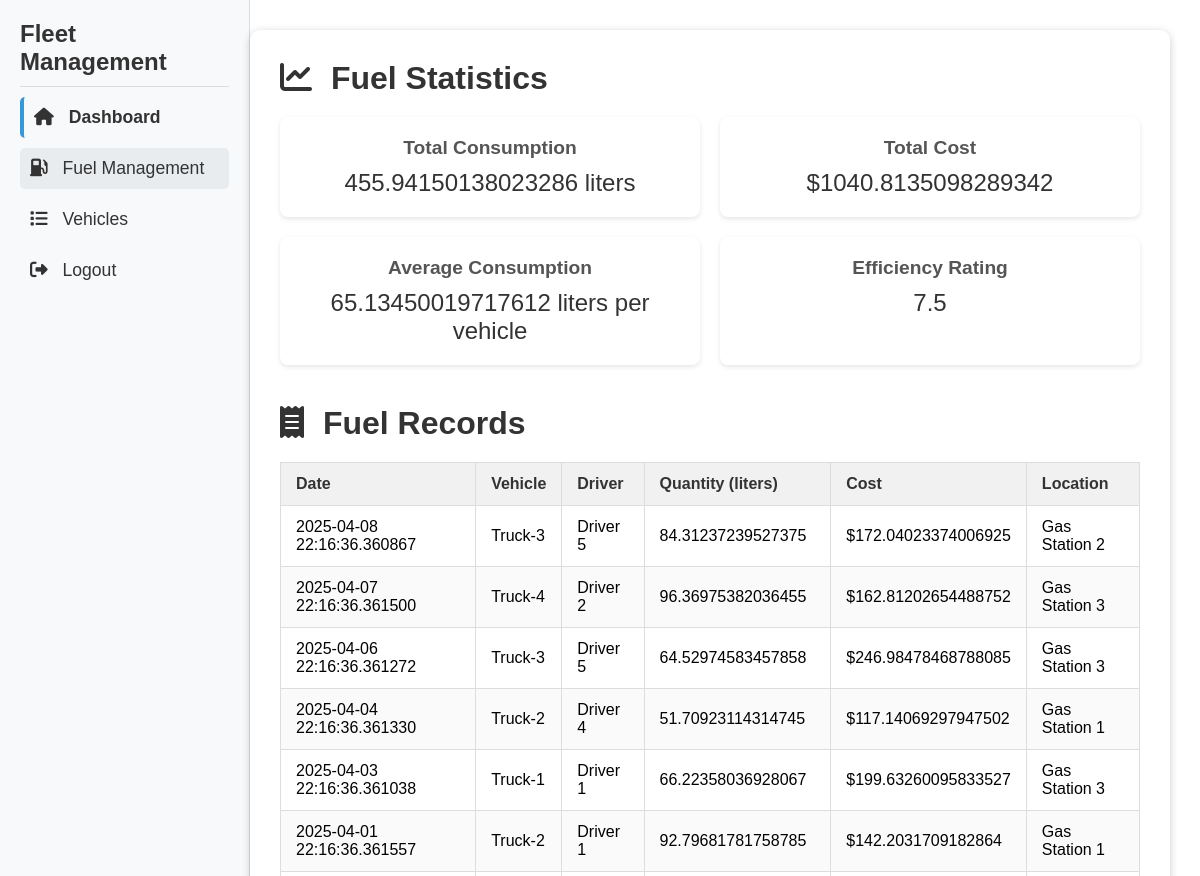
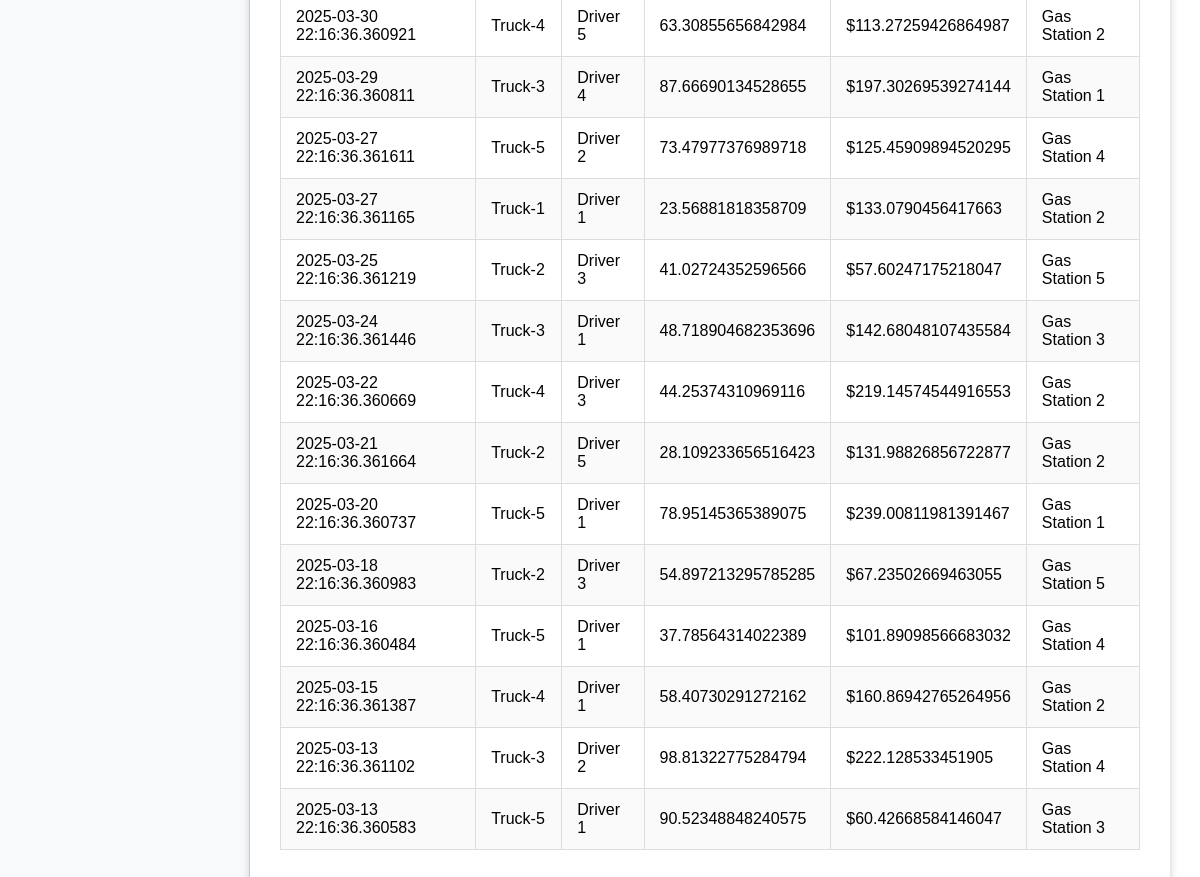
The page /fuel-management (signed in) on the database its author committed (2 pictures, top to bottom).
### app.py (models this page shows)
class FuelRecord(db.Model):
    id = db.Column(db.Integer, primary_key=True)
    vehicle_id = db.Column(db.Integer, db.ForeignKey('vehicle.id'))
    driver_id = db.Column(db.Integer, db.ForeignKey('driver.id'))
    date = db.Column(db.DateTime, default=datetime.utcnow)
    quantity = db.Column(db.Float)
    cost = db.Column(db.Float)
    location = db.Column(db.String(200))
    created_at = db.Column(db.DateTime, default=datetime.utcnow)

class Vehicle(db.Model):
    id = db.Column(db.Integer, primary_key=True)
    name = db.Column(db.String(80), nullable=False)
    vehicle_type = db.Column(db.String(50), nullable=False, default='Truck')  # New field
    model = db.Column(db.String(100))  # New field
    year = db.Column(db.Integer)  # New field
    current_location = db.Column(db.String(200))
    latitude = db.Column(db.Float)
    longitude = db.Column(db.Float)
    fuel_level = db.Column(db.Float, default=100.0)
    status = db.Column(db.String(50), default='active')
    last_maintenance = db.Column(db.DateTime)
    tank_capacity = db.Column(db.Float, default=100.0)
    maintenance_records = db.relationship('MaintenanceRecord', backref='vehicle', lazy=True)
    fuel_records = db.relationship('FuelRecord', backref='vehicle', lazy=True)
    created_at = db.Column(db.DateTime, default=datetime.utcnow)
    updated_at = db.Column(db.DateTime, default=datetime.utcnow, onupdate=datetime.utcnow)
    image_url = db.Column(db.String(500))  # New field for vehicle image

class Driver(db.Model):
    id = db.Column(db.Integer, primary_key=True)
    name = db.Column(db.String(80), nullable=False)
    license_number = db.Column(db.String(50), unique=True)
    performance_rating = db.Column(db.Float, default=7.0)
    speed_score = db.Column(db.Float, default=7.0)
    braking_score = db.Column(db.Float, default=7.0)
    safety_rating = db.Column(db.String(20), default='Good')
    vehicle_id = db.Column(db.Integer, db.ForeignKey('vehicle.id'))
    fuel_records = db.relationship('FuelRecord', backref='driver', lazy=True)
    created_at = db.Column(db.DateTime, default=datetime.utcnow)
    updated_at = db.Column(db.DateTime, default=datetime.utcnow, onupdate=datetime.utcnow)

### app.py (the view)
@app.route('/fuel-management')
@login_required
def fuel_management():
    vehicles = Vehicle.query.all()
    drivers = Driver.query.all()
    fuel_records = FuelRecord.query.order_by(FuelRecord.date.desc()).all()
    current_month = datetime.utcnow().replace(day=1, hour=0, minute=0, second=0, microsecond=0)
    month_records = [r for r in fuel_records if r.date >= current_month]
    total_fuel_consumption = sum(record.quantity for record in month_records)
    total_fuel_cost = sum(record.cost for record in month_records)
    avg_consumption = total_fuel_consumption / len(vehicles) if vehicles else 0
    efficiency_rating = 7.5  # This should be calculated based on actual metrics
    return render_template('fuel_management.html',
                         vehicles=vehicles,
                         drivers=drivers,
                         fuel_records=fuel_records,
                         total_fuel_consumption=total_fuel_consumption,
                         total_fuel_cost=total_fuel_cost,
                         avg_consumption=avg_consumption,
                         efficiency_rating=efficiency_rating)

### app.py (called while the page is built)
@login_manager.user_loader
def load_user(user_id):
    return User.query.get(int(user_id))

### templates/fuel_management.html (shortened to what this page needs)
<!DOCTYPE html>
<html lang="en">
<head>
  <link rel="stylesheet" href="{{ url_for('static', filename='css/fuel_management.css') }}"><link rel="stylesheet" href="https://cdnjs.cloudflare.com/ajax/libs/font-awesome/6.4.0/css/all.min.css"/>
</head>
<body>
  <div class="fuel-container">
    <aside class="sidebar">
      <div class="sidebar-header">
        <h2>Fleet Management</h2>
      </div>
      <hr class="sidebar-divider">
      <ul class="sidebar-menu">
        <li>
          <a href="/dashboard">
            <i class="fa-solid fa-home"></i> Dashboard
          </a>
        </li>
        <li class="active">
          <a href="/fuel-management">
            <i class="fa-solid fa-gas-pump"></i> Fuel Management
          </a>
        </li>
        <li>
          <a href="/vehicles">
            <i class="fa-solid fa-list"></i> Vehicles
          </a>
        </li>
        <li>
          <a href="/logout">
            <i class="fa-solid fa-right-from-bracket"></i> Logout
          </a>
        </li>
      </ul>
    </aside>
    <main class="content">
      <section class="fuel-statistics">
        <h2><i class="fa-solid fa-chart-line"></i> Fuel Statistics</h2>
        <div class="stats">
          <div class="stat-box">
            <h3>Total Consumption</h3>
            <p>{{ total_fuel_consumption }} liters</p>
          </div>
          <div class="stat-box">
            <h3>Total Cost</h3>
            <p>${{ total_fuel_cost }}</p>
          </div>
          <div class="stat-box">
            <h3>Average Consumption</h3>
            <p>{{ avg_consumption }} liters per vehicle</p>
          </div>
          <div class="stat-box">
            <h3>Efficiency Rating</h3>
            <p>{{ efficiency_rating }}</p>
          </div>
        </div>
      </section>
      <section class="fuel-records">
        <h2><i class="fa-solid fa-receipt"></i> Fuel Records</h2>
        <table class="records-table">
          <thead>
            <tr>
              <th>Date</th>
              <th>Vehicle</th>
              <th>Driver</th>
              <th>Quantity (liters)</th>
              <th>Cost</th>
              <th>Location</th>
            </tr>
          </thead>
          <tbody>
            {% for record in fuel_records %}
            <tr>
              <td>{{ record.date }}</td>
              <td>{{ record.vehicle.name }}</td>
              <td>{{ record.driver.name }}</td>
              <td>{{ record.quantity }}</td>
              <td>${{ record.cost }}</td>
              <td>{{ record.location }}</td>
            </tr>
            {% endfor %}
          </tbody>
        </table>
      </section>
    </main>
  </div>
</body>
</html>

### static/css/fuel_management.css (style rules this page uses)
* { margin: 0; padding: 0; box-sizing: border-box; }
body { font-family: Arial, sans-serif; background: url('../images/general-bg.jpg') no-repeat center center fixed; background-size: cover; position: relative; }
body::before { content: ""; position: fixed; top: 0; left: 0; right: 0; bottom: 0; background: inherit; filter: blur(8px); -webkit-filter: blur(8px); z-index: -1; opacity: 0.6; }
.sidebar { position: fixed; top: 0; left: 0; bottom: 0; width: 250px; background-color: #f8f9fa; color: #333; padding: 20px; border-right: 1px solid #ddd; overflow-y: auto; }
.sidebar-header h2 { font-size: 1.5rem; margin-bottom: 10px; }
.sidebar-divider { border: none; border-top: 1px solid #ddd; margin: 10px 0; }
.sidebar-menu { list-style: none; padding: 0; }
.sidebar-menu li { margin: 10px 0; }
.sidebar-menu li a { color: #333; text-decoration: none; font-size: 1.1rem; display: block; padding: 10px; border-radius: 5px; transition: background 0.3s; }
.sidebar-menu li a i { margin-right: 10px; }
.sidebar-menu li.active a, .sidebar-menu li a:hover { background-color: #e9ecef; }
.sidebar-menu li:first-child a { font-weight: bold; border-left: 4px solid #3498db; }
.content { margin-left: 250px; padding: 30px; margin-top: 30px; margin-right: 30px; background: rgba(255, 255, 255, 0.3); backdrop-filter: blur(10px); -webkit-backdrop-filter: blur(10px); border-radius: 10px; box-shadow: 0 2px 8px rgba(0, 0, 0, 0.2); }
.fuel-statistics { margin-bottom: 40px; }
.fuel-statistics h2 { font-size: 2rem; color: #333; margin-bottom: 20px; }
.fuel-statistics h2 i { margin-right: 10px; }
.stats { display: flex; gap: 20px; flex-wrap: wrap; }
.stat-box { background: #fff; flex: 1 1 calc(50% - 20px); padding: 20px; border-radius: 8px; box-shadow: 0 2px 5px rgba(0, 0, 0, 0.1); text-align: center; }
.stat-box h3 { font-size: 1.2rem; margin-bottom: 10px; color: #555; }
.stat-box p { font-size: 1.5rem; color: #333; }
.fuel-records { margin-bottom: 20px; }
.fuel-records h2 { font-size: 2rem; color: #333; margin-bottom: 20px; }
.fuel-records h2 i { margin-right: 10px; }
.records-table { width: 100%; border-collapse: collapse; }
.records-table th, .records-table td { padding: 12px 15px; border: 1px solid #ddd; text-align: left; }
.records-table thead { background-color: #f1f1f1; }
.records-table tbody tr:nth-child(even) { background-color: #fafafa; }
.records-table th { font-weight: bold; color: #333; }

### rows shown on the page
FuelRecord: date "2025-04-08 22:16:36.360867", vehicle.name "Truck-3", driver.name "Driver 5", quantity "84.31237239527375", cost "172.04023374006925", location "Gas Station 2"
FuelRecord: date "2025-04-07 22:16:36.361500", vehicle.name "Truck-4", driver.name "Driver 2", quantity "96.36975382036455", cost "162.81202654488752", location "Gas Station 3"
FuelRecord: date "2025-04-06 22:16:36.361272", vehicle.name "Truck-3", driver.name "Driver 5", quantity "64.52974583457858", cost "246.98478468788085", location "Gas Station 3"
FuelRecord: date "2025-04-04 22:16:36.361330", vehicle.name "Truck-2", driver.name "Driver 4", quantity "51.70923114314745", cost "117.14069297947502", location "Gas Station 1"
FuelRecord: date "2025-04-03 22:16:36.361038", vehicle.name "Truck-1", driver.name "Driver 1", quantity "66.22358036928067", cost "199.63260095833527", location "Gas Station 3"
FuelRecord: date "2025-04-01 22:16:36.361557", vehicle.name "Truck-2", driver.name "Driver 1", quantity "92.79681781758785", cost "142.2031709182864", location "Gas Station 1"
FuelRecord: date "2025-03-30 22:16:36.360921", vehicle.name "Truck-4", driver.name "Driver 5", quantity "63.30855656842984", cost "113.27259426864987", location "Gas Station 2"
FuelRecord: date "2025-03-29 22:16:36.360811", vehicle.name "Truck-3", driver.name "Driver 4", quantity "87.66690134528655", cost "197.30269539274144", location "Gas Station 1"
FuelRecord: date "2025-03-27 22:16:36.361611", vehicle.name "Truck-5", driver.name "Driver 2", quantity "73.47977376989718", cost "125.45909894520295", location "Gas Station 4"
FuelRecord: date "2025-03-27 22:16:36.361165", vehicle.name "Truck-1", driver.name "Driver 1", quantity "23.56881818358709", cost "133.0790456417663", location "Gas Station 2"
FuelRecord: date "2025-03-25 22:16:36.361219", vehicle.name "Truck-2", driver.name "Driver 3", quantity "41.02724352596566", cost "57.60247175218047", location "Gas Station 5"
FuelRecord: date "2025-03-24 22:16:36.361446", vehicle.name "Truck-3", driver.name "Driver 1", quantity "48.718904682353696", cost "142.68048107435584", location "Gas Station 3"
FuelRecord: date "2025-03-22 22:16:36.360669", vehicle.name "Truck-4", driver.name "Driver 3", quantity "44.25374310969116", cost "219.14574544916553", location "Gas Station 2"
FuelRecord: date "2025-03-21 22:16:36.361664", vehicle.name "Truck-2", driver.name "Driver 5", quantity "28.109233656516423", cost "131.98826856722877", location "Gas Station 2"
FuelRecord: date "2025-03-20 22:16:36.360737", vehicle.name "Truck-5", driver.name "Driver 1", quantity "78.95145365389075", cost "239.00811981391467", location "Gas Station 1"
FuelRecord: date "2025-03-18 22:16:36.360983", vehicle.name "Truck-2", driver.name "Driver 3", quantity "54.897213295785285", cost "67.23502669463055", location "Gas Station 5"
FuelRecord: date "2025-03-16 22:16:36.360484", vehicle.name "Truck-5", driver.name "Driver 1", quantity "37.78564314022389", cost "101.89098566683032", location "Gas Station 4"
FuelRecord: date "2025-03-15 22:16:36.361387", vehicle.name "Truck-4", driver.name "Driver 1", quantity "58.40730291272162", cost "160.86942765264956", location "Gas Station 2"
FuelRecord: date "2025-03-13 22:16:36.361102", vehicle.name "Truck-3", driver.name "Driver 2", quantity "98.81322775284794", cost "222.128533451905", location "Gas Station 4"
FuelRecord: date "2025-03-13 22:16:36.360583", vehicle.name "Truck-5", driver.name "Driver 1", quantity "90.52348848240575", cost "60.42668584146047", location "Gas Station 3"

### other values the page prints
{{ total_fuel_consumption }} "455.94150138023286"
{{ total_fuel_cost }} "1040.8135098289342"
{{ avg_consumption }} "65.13450019717612"
{{ efficiency_rating }} "7.5"
